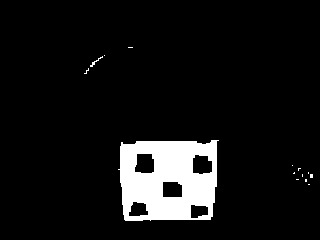
//> input picture images/threshold.png, 320 x 240 px
$ ./checkers_marker   (built with g++ and OpenCV 4)
//> lines starting //> are read from the running program, lines starting //| are printed output that depends on the picture; after the words box and inside, x2 and y2 are one past the last pixel; in counts of white or black regions, pixels touching at a corner belong together
#include <opencv2/core/core.hpp>
#include <opencv2/highgui/highgui.hpp>
#include <opencv2/imgproc/imgproc.hpp>
#include <iostream>
#include <vector>
#include <stdio.h>

using namespace cv;
using namespace std;

static float get_2D_distance(const Point& pt1, const Point& pt2)
{//based on the Euclidean plane
    float diffX = pt1.x - pt2.x;
    float diffY = pt1.y - pt2.y;
    return sqrt( (diffX * diffX) + (diffY * diffY) );
}

int main(int argc, char* argv[])
{
    Mat image = imread("./images/threshold.png");
//> image is the input picture: 240 rows x 320 cols, CV_8UC3; 8.1% white; 14 white regions (12 under 20 px), largest, box (x1, y1, x2, y2) and area: (118, 140, 219, 221) 6139, (90, 56, 103, 67) 29
    Mat new_frame = image.clone();
    Mat  roi_frame = Mat(20,20,CV_8UC1); //this will contain our roi

	//points describing the edges from observation
	//for debug purposes
 	line(new_frame,Point(118,140),Point(118,220),CV_RGB(0,255,0),1,8);
//> new_frame: 240 rows x 320 cols, CV_8UC3; 0.11% of pixels changed, all inside (x1, y1, x2, y2) = (118, 140, 119, 221)
 	line(new_frame,Point(118,140),Point(220,140),CV_RGB(0,255,0),1,8);
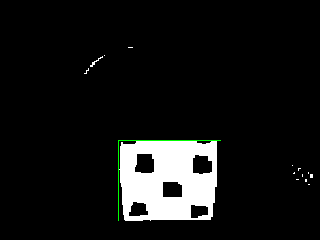
//> new_frame: 240 rows x 320 cols, CV_8UC3; mean B, G, R 20.6, 21.2, 20.6
 	line(new_frame,Point(118,220),Point(210,224),CV_RGB(0,255,0),1,8);
//> new_frame: 240 rows x 320 cols, CV_8UC3; 0.12% of pixels changed, all inside (x1, y1, x2, y2) = (119, 220, 211, 225)
 	line(new_frame,Point(220,140),Point(210,224),CV_RGB(0,255,0),1,8);
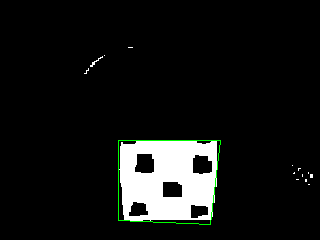
//> new_frame: 240 rows x 320 cols, CV_8UC3; mean B, G, R 20.5, 21.6, 20.5


 	vector<Point> edges;
 	//place points in anti-clockwise order from top left
 	edges.push_back(Point(118,140));
 	edges.push_back(Point(118,220));
 	edges.push_back(Point(210,224));
 	edges.push_back(Point(220,140));

	Point2f dst_vertices[4];
    // define dimensions of new ROI in same order
    dst_vertices[0] = Point(0,0);
    dst_vertices[1] = Point(0,19);
    dst_vertices[2] = Point(19,19);
    dst_vertices[3] = Point(19,0);

    //place points in an array to perform
    //transformation
    Point2f src_vertices[4];
    src_vertices[0] = edges[0];
    src_vertices[1] = edges[1];
    src_vertices[2] = edges[2];
    src_vertices[3] = edges[3];

    //perform transformation
    Mat warpAffineMatrix = getPerspectiveTransform(src_vertices,dst_vertices);

    Size warp_size(20,20);
    warpPerspective(new_frame,roi_frame,warpAffineMatrix,warp_size,INTER_LINEAR,BORDER_CONSTANT);
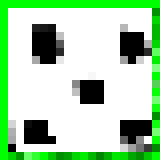
//> roi_frame: 20 rows x 20 cols, CV_8UC3 (shown 8 times larger); mean B, G, R 169.2, 211.6, 169.2

    // Store the set of points in the ROI image
    vector<Point> points;
    Mat_<float>::iterator it = roi_frame.begin<float>();
    Mat_<float>::iterator end = roi_frame.end<float>();
    for (; it != end; ++it)
    {
        if (*it)
        {
            points.push_back(it.pos());
        }
    }
//> after the loop, points = contour of 369 points, box (x1, y1, x2, y2) (0, 0, 20, 15), area 0
    int x,y;

    for (int i = 0; i < points.size(); ++i)
    {
        x = points[i].x;
        y = points[i].y;
        printf("x:%d y:%d %d\n",x,y,roi_frame.at<uchar>(x,y));
    }
//> this loop made 369 passes
//> (x, y) on passes 1 to 3: (0, 0), (0, 0), (1, 0)
//| x:0 y:0 0
//| x:0 y:0 0
//| x:1 y:0 0
//| x:2 y:0 0
//| x:3 y:0 0
//| x:3 y:0 0
//| x:4 y:0 0
//| x:5 y:0 0
//> (output is shown up to pass 8 of 369)
    //152,149 to 181,149
    //32, 147 to 57,147

    // x = (get_2D_distance(Point(0,0), Point(199,0)) ) /2;
    // y = (get_2D_distance(Point(0,0),Point(0,199)) ) /2;
    printf("\n\n11,11: %d\n",roi_frame.at<uint>(11,11) );
//| 11,11: -1

    line(roi_frame,Point(11,11),Point(12,11),CV_RGB(255,0,0),1,1); //middle
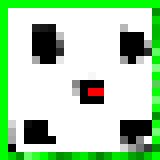
//> roi_frame: 20 rows x 20 cols, CV_8UC3 (shown 8 times larger); 0.5% of pixels changed, all inside (x1, y1, x2, y2) = (11, 11, 13, 12)

    std::cout<<roi_frame.size()<<std::endl;
//| [20 x 20]
    std::cout<<roi_frame.size().width<<std::endl;
//| 20
    std::cout<<roi_frame.size().height<<std::endl;
//| 20


    // [92 lines of commented-out code are left out]
    imwrite("./images/marked_frame.png",new_frame);
    imwrite("./images/roi.png",roi_frame);

    return 0;
}
